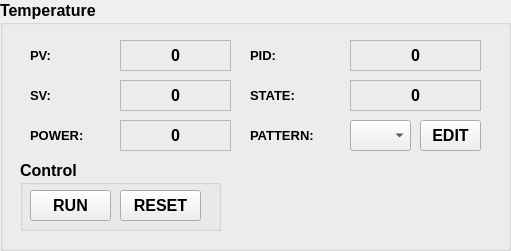
  <widget class="QGroupBox" name="temp_box">
   <property name="enabled">
    <bool>true</bool>
   </property>
   <property name="geometry">
    <rect>
     <x>820</x>
     <y>190</y>
     <width>511</width>
     <height>251</height>
    </rect>
   </property>
   <property name="font">
    <font>
     <pointsize>12</pointsize>
     <weight>75</weight>
     <bold>true</bold>
    </font>
   </property>
   <property name="title">
    <string>Temperature</string>
   </property>
   <widget class="QLabel" name="label_18">
    <property name="geometry">
     <rect>
      <x>30</x>
      <y>40</y>
      <width>81</width>
      <height>31</height>
     </rect>
    </property>
    <property name="font">
     <font>
      <pointsize>10</pointsize>
      <weight>75</weight>
      <bold>true</bold>
     </font>
    </property>
    <property name="text">
     <string>PV:</string>
    </property>
    <property name="alignment">
     <set>Qt::AlignLeading|Qt::AlignLeft|Qt::AlignVCenter</set>
    </property>
   </widget>
   <widget class="QLabel" name="label_19">
    <property name="geometry">
     <rect>
      <x>30</x>
      <y>80</y>
      <width>81</width>
      <height>31</height>
     </rect>
    </property>
    <property name="font">
     <font>
      <pointsize>10</pointsize>
      <weight>75</weight>
      <bold>true</bold>
     </font>
    </property>
    <property name="text">
     <string>SV:</string>
    </property>
    <property name="alignment">
     <set>Qt::AlignLeading|Qt::AlignLeft|Qt::AlignVCenter</set>
    </property>
   </widget>
   <widget class="QLabel" name="label_20">
    <property name="geometry">
     <rect>
      <x>30</x>
      <y>120</y>
      <width>81</width>
      <height>31</height>
     </rect>
    </property>
    <property name="font">
     <font>
      <pointsize>10</pointsize>
      <weight>75</weight>
      <bold>true</bold>
     </font>
    </property>
    <property name="text">
     <string>POWER:</string>
    </property>
    <property name="alignment">
     <set>Qt::AlignLeading|Qt::AlignLeft|Qt::AlignVCenter</set>
    </property>
   </widget>
   <widget class="QLabel" name="PV_value">
    <property name="geometry">
     <rect>
      <x>120</x>
      <y>40</y>
      <width>111</width>
      <height>31</height>
     </rect>
    </property>
    <property name="font">
     <font>
      <weight>75</weight>
      <bold>true</bold>
     </font>
    </property>
    <property name="autoFillBackground">
     <bool>false</bool>
    </property>
    <property name="frameShape">
     <enum>QFrame::StyledPanel</enum>
    </property>
    <property name="text">
     <string>0</string>
    </property>
    <property name="alignment">
     <set>Qt::AlignCenter</set>
    </property>
   </widget>
   <widget class="QLabel" name="SV_value">
    <property name="geometry">
     <rect>
      <x>120</x>
      <y>80</y>
      <width>111</width>
      <height>31</height>
     </rect>
    </property>
    <property name="font">
     <font>
      <weight>75</weight>
      <bold>true</bold>
     </font>
    </property>
    <property name="autoFillBackground">
     <bool>false</bool>
    </property>
    <property name="frameShape">
     <enum>QFrame::StyledPanel</enum>
    </property>
    <property name="text">
     <string>0</string>
    </property>
    <property name="alignment">
     <set>Qt::AlignCenter</set>
    </property>
   </widget>
   <widget class="QLabel" name="POWER_value">
    <property name="geometry">
     <rect>
      <x>120</x>
      <y>120</y>
      <width>111</width>
      <height>31</height>
     </rect>
    </property>
    <property name="font">
     <font>
      <weight>75</weight>
      <bold>true</bold>
     </font>
    </property>
    <property name="autoFillBackground">
     <bool>false</bool>
    </property>
    <property name="frameShape">
     <enum>QFrame::StyledPanel</enum>
    </property>
    <property name="text">
     <string>0</string>
    </property>
    <property name="alignment">
     <set>Qt::AlignCenter</set>
    </property>
   </widget>
   <widget class="QLabel" name="label_21">
    <property name="geometry">
     <rect>
      <x>250</x>
      <y>40</y>
      <width>81</width>
      <height>31</height>
     </rect>
    </property>
    <property name="font">
     <font>
      <pointsize>10</pointsize>
      <weight>75</weight>
      <bold>true</bold>
     </font>
    </property>
    <property name="text">
     <string>PID:</string>
    </property>
    <property name="alignment">
     <set>Qt::AlignLeading|Qt::AlignLeft|Qt::AlignVCenter</set>
    </property>
   </widget>
   <widget class="QLabel" name="label_22">
    <property name="geometry">
     <rect>
      <x>250</x>
      <y>80</y>
      <width>81</width>
      <height>31</height>
     </rect>
    </property>
    <property name="font">
     <font>
      <pointsize>10</pointsize>
      <weight>75</weight>
      <bold>true</bold>
     </font>
    </property>
    <property name="text">
     <string>STATE:</string>
    </property>
    <property name="alignment">
     <set>Qt::AlignLeading|Qt::AlignLeft|Qt::AlignVCenter</set>
    </property>
   </widget>
   <widget class="QLabel" name="label_23">
    <property name="geometry">
     <rect>
      <x>250</x>
      <y>120</y>
      <width>101</width>
      <height>31</height>
     </rect>
    </property>
    <property name="font">
     <font>
      <pointsize>10</pointsize>
      <weight>75</weight>
      <bold>true</bold>
     </font>
    </property>
    <property name="text">
     <string>PATTERN:</string>
    </property>
    <property name="alignment">
     <set>Qt::AlignLeading|Qt::AlignLeft|Qt::AlignVCenter</set>
    </property>
   </widget>
   <widget class="QLabel" name="STATE_value">
    <property name="geometry">
     <rect>
      <x>350</x>
      <y>80</y>
      <width>131</width>
      <height>31</height>
     </rect>
    </property>
    <property name="font">
     <font>
      <weight>75</weight>
      <bold>true</bold>
     </font>
    </property>
    <property name="autoFillBackground">
     <bool>false</bool>
    </property>
    <property name="frameShape">
     <enum>QFrame::StyledPanel</enum>
    </property>
    <property name="text">
     <string>0</string>
    </property>
    <property name="alignment">
     <set>Qt::AlignCenter</set>
    </property>
   </widget>
   <widget class="QLabel" name="PID_value">
    <property name="geometry">
     <rect>
      <x>350</x>
      <y>40</y>
      <width>131</width>
      <height>31</height>
     </rect>
    </property>
    <property name="font">
     <font>
      <weight>75</weight>
      <bold>true</bold>
     </font>
    </property>
    <property name="autoFillBackground">
     <bool>false</bool>
    </property>
    <property name="frameShape">
     <enum>QFrame::StyledPanel</enum>
    </property>
    <property name="text">
     <string>0</string>
    </property>
    <property name="alignment">
     <set>Qt::AlignCenter</set>
    </property>
   </widget>
   <widget class="QComboBox" name="PID_str">
    <property name="geometry">
     <rect>
      <x>350</x>
      <y>120</y>
      <width>61</width>
      <height>31</height>
     </rect>
    </property>
    <property name="currentIndex">
     <number>-1</number>
    </property>
    <property name="insertPolicy">
     <enum>QComboBox::InsertAlphabetically</enum>
    </property>
    <property name="duplicatesEnabled">
     <bool>false</bool>
    </property>
    <property name="frame">
     <bool>true</bool>
    </property>
   </widget>
   <widget class="QPushButton" name="Pattern_edit">
    <property name="geometry">
     <rect>
      <x>420</x>
      <y>120</y>
      <width>61</width>
      <height>31</height>
     </rect>
    </property>
    <property name="text">
     <string>EDIT</string>
    </property>
   </widget>
   <widget class="QGroupBox" name="temp_control_box">
    <property name="geometry">
     <rect>
      <x>20</x>
      <y>160</y>
      <width>201</width>
      <height>71</height>
     </rect>
    </property>
    <property name="title">
     <string>Control</string>
    </property>
    <widget class="QPushButton" name="temp_run">
     <property name="geometry">
      <rect>
       <x>10</x>
       <y>30</y>
       <width>81</width>
       <height>31</height>
      </rect>
     </property>
     <property name="text">
      <string>RUN</string>
     </property>
    </widget>
    <widget class="QPushButton" name="temp_reset">
     <property name="geometry">
      <rect>
       <x>100</x>
       <y>30</y>
       <width>81</width>
       <height>31</height>
      </rect>
     </property>
     <property name="text">
      <string>RESET</string>
     </property>
    </widget>
   </widget>
  </widget>
